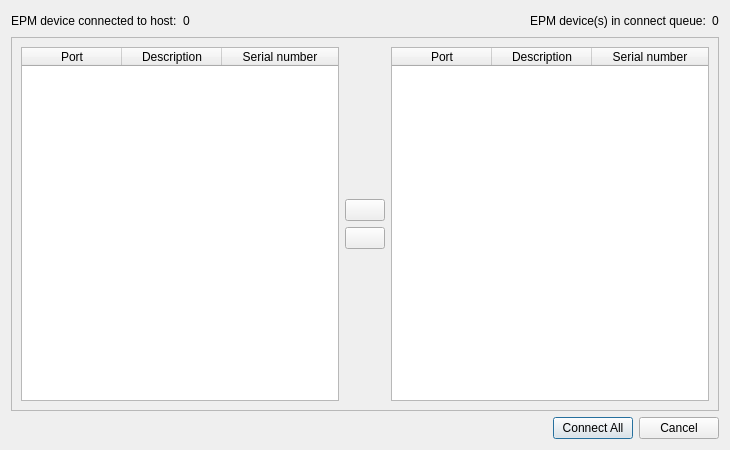
<?xml version="1.0" encoding="UTF-8"?>
<ui version="4.0">
 <class>EPMDialog</class>
 <widget class="QDialog" name="EPMDialog">
  <property name="geometry">
   <rect>
    <x>0</x>
    <y>0</y>
    <width>730</width>
    <height>450</height>
   </rect>
  </property>
  <property name="windowTitle">
   <string>EPM Device Selection Window</string>
  </property>
  <layout class="QGridLayout" name="gridLayout_2">
   <item row="0" column="0">
    <layout class="QHBoxLayout" name="_statusHLayout">
     <item>
      <widget class="QLabel" name="_hostDeviceLabel">
       <property name="text">
        <string>EPM device connected to host:</string>
       </property>
      </widget>
     </item>
     <item>
      <widget class="QLabel" name="_availableDevices">
       <property name="text">
        <string>0</string>
       </property>
      </widget>
     </item>
     <item>
      <spacer name="_statusHSpacer">
       <property name="orientation">
        <enum>Qt::Orientation::Horizontal</enum>
       </property>
       <property name="sizeHint" stdset="0">
        <size>
         <width>40</width>
         <height>20</height>
        </size>
       </property>
      </spacer>
     </item>
     <item>
      <widget class="QLabel" name="_connectQueueLabel">
       <property name="text">
        <string>EPM device(s) in connect queue:</string>
       </property>
      </widget>
     </item>
     <item>
      <widget class="QLabel" name="_toBeConnectedLabel">
       <property name="text">
        <string>0</string>
       </property>
      </widget>
     </item>
    </layout>
   </item>
   <item row="2" column="0">
    <layout class="QHBoxLayout" name="_dialogActionHLayout">
     <item>
      <spacer name="horizontalSpacer">
       <property name="orientation">
        <enum>Qt::Orientation::Horizontal</enum>
       </property>
       <property name="sizeHint" stdset="0">
        <size>
         <width>40</width>
         <height>20</height>
        </size>
       </property>
      </spacer>
     </item>
     <item>
      <widget class="QPushButton" name="_connectBtn">
       <property name="text">
        <string>Connect All</string>
       </property>
      </widget>
     </item>
     <item>
      <widget class="QPushButton" name="_cancelBtn">
       <property name="text">
        <string>Cancel</string>
       </property>
      </widget>
     </item>
    </layout>
   </item>
   <item row="1" column="0">
    <widget class="QFrame" name="_deviceSelectionFrame">
     <property name="sizePolicy">
      <sizepolicy hsizetype="Expanding" vsizetype="Preferred">
       <horstretch>0</horstretch>
       <verstretch>0</verstretch>
      </sizepolicy>
     </property>
     <property name="autoFillBackground">
      <bool>true</bool>
     </property>
     <property name="frameShape">
      <enum>QFrame::Shape::StyledPanel</enum>
     </property>
     <property name="frameShadow">
      <enum>QFrame::Shadow::Raised</enum>
     </property>
     <layout class="QHBoxLayout" name="horizontalLayout">
      <item>
       <widget class="QTableWidget" name="_deviceSelectionTable">
        <property name="selectionMode">
         <enum>QAbstractItemView::SelectionMode::ExtendedSelection</enum>
        </property>
        <property name="selectionBehavior">
         <enum>QAbstractItemView::SelectionBehavior::SelectRows</enum>
        </property>
        <property name="gridStyle">
         <enum>Qt::PenStyle::SolidLine</enum>
        </property>
        <attribute name="horizontalHeaderStretchLastSection">
         <bool>true</bool>
        </attribute>
        <attribute name="verticalHeaderStretchLastSection">
         <bool>false</bool>
        </attribute>
        <column>
         <property name="text">
          <string>Port</string>
         </property>
        </column>
        <column>
         <property name="text">
          <string>Description</string>
         </property>
        </column>
        <column>
         <property name="text">
          <string>Serial number</string>
         </property>
        </column>
       </widget>
      </item>
      <item>
       <layout class="QVBoxLayout" name="verticalLayout">
        <item>
         <spacer name="verticalSpacer_2">
          <property name="orientation">
           <enum>Qt::Orientation::Vertical</enum>
          </property>
          <property name="sizeHint" stdset="0">
           <size>
            <width>20</width>
            <height>40</height>
           </size>
          </property>
         </spacer>
        </item>
        <item>
         <widget class="QPushButton" name="_enqueueBtn">
          <property name="text">
           <string/>
          </property>
         </widget>
        </item>
        <item>
         <widget class="QPushButton" name="_dequeueBtn">
          <property name="text">
           <string/>
          </property>
         </widget>
        </item>
        <item>
         <spacer name="verticalSpacer">
          <property name="orientation">
           <enum>Qt::Orientation::Vertical</enum>
          </property>
          <property name="sizeHint" stdset="0">
           <size>
            <width>20</width>
            <height>40</height>
           </size>
          </property>
         </spacer>
        </item>
       </layout>
      </item>
      <item>
       <widget class="QTableWidget" name="_deviceToConnectTable">
        <attribute name="horizontalHeaderStretchLastSection">
         <bool>true</bool>
        </attribute>
        <column>
         <property name="text">
          <string>Port</string>
         </property>
        </column>
        <column>
         <property name="text">
          <string>Description</string>
         </property>
        </column>
        <column>
         <property name="text">
          <string>Serial number</string>
         </property>
        </column>
       </widget>
      </item>
     </layout>
    </widget>
   </item>
  </layout>
 </widget>
 <resources/>
 <connections/>
</ui>
